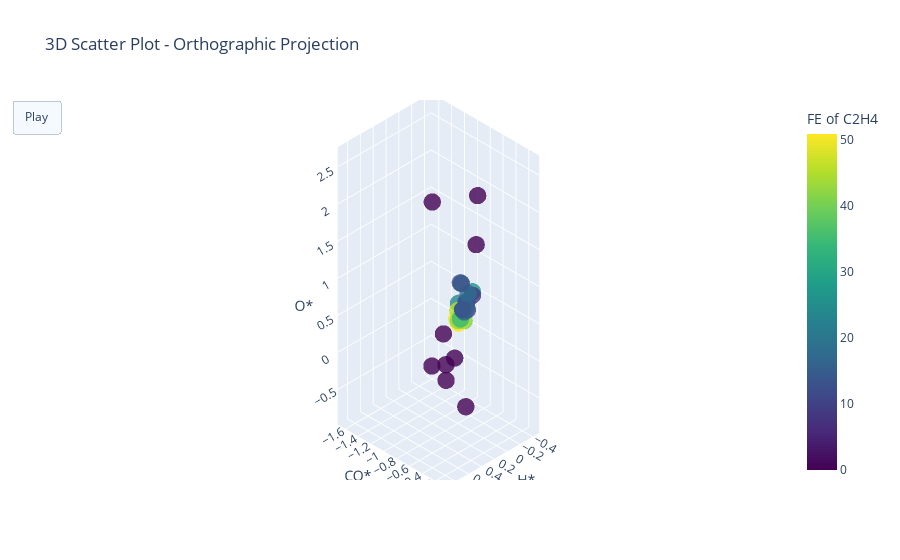

Notebook source saved alongside this figure:
### Code cell
import plotly.graph_objs as go
from plotly.subplots import make_subplots
from math import cos, radians, sin

trace = go.Scatter3d(
    x=df['H*'],  # X-coordinates
    y=df['CO*'],  # Y-coordinates
    z=df['O*'],  # Z-coordinates
    mode='markers',
    marker=dict(
        size=6,
        color=df['C2H4'],  # Assign hue values here
        colorscale='Viridis',  # You can choose any available colorscale
        colorbar=dict(title='FE of C2H4'),
        opacity=0.8
    )
)

# Set up the layout with Orthographic Camera
layout = go.Layout(
    title='3D Scatter Plot - Orthographic Projection',
    scene=dict(
        xaxis=dict(title='H*'),
        yaxis=dict(title='CO*'),
        zaxis=dict(title='O*'),
        camera=dict(
            projection=dict(type='orthographic')
        )
    ),
    updatemenus=[dict(
        type="buttons",
        buttons=[dict(label="Play",
                      method="animate",
                      args=[None])])]
)

# Create frames for the animation
frames = []
for t in range(0, 90, 20):  # Increment in steps of 10 degrees
    frame = go.Frame(
        layout=dict(
            scene_camera=dict(
                eye=dict(x=0, y=cos(radians(t)) , z=-1 + sin(radians(t)))
            )
        )
    )
    frames.append(frame)

# Create and show the figure with animations
fig = go.Figure(data=[trace], layout=layout, frames=frames)
fig.show()

### Figure 1 — Plotly figure (JSON) as saved in the notebook; plotly's stock layout.template omitted (floating-point values rounded to 4 significant figures)
{"data": [{"marker": {"color": [25.5, 0, 0, 0, 0, 0, 0, 0, 0, 0, 40.4, 50.2, 50.9, 50, 39, 23.8, 8.3, 45.1, 44.7, 42.3, 34.6, 13.4, 11.5, 13, 17.8, 9.9, 16.6, 13.5, 16.2, 13.7, 13.4], "colorbar": {"title": {"text": "FE of C2H4"}}, "colorscale": [[0, "#440154"], [0.1111, "#482878"], [0.2222, "#3e4989"], [0.3333, "#31688e"], [0.4444, "#26828e"], [0.5556, "#1f9e89"], [0.6667, "#35b779"], [0.7778, "#6ece58"], [0.8889, "#b5de2b"], [1, "#fde725"]], "opacity": 0.8, "size": 6}, "mode": "markers", "type": "scatter3d", "x": [0.02324, 0.4337, 0.4071, -0.2259, 0.8262, 0.8482, 0.9079, 0.7313, -0.4595, 0.5339, 0.1383, 0.06805, 0.06041, 0.03148, 0.06594, 0.02212, 0.01961, 0.1247, 0.0516, 0.08741, 0.1374, 0.0323, 0.01599, 0.02467, -0.01849, -0.03426, 0.0087, 0.1285, 0.00577, 0.1281, 0.0323], "y": [-0.5569, -0.08745, -0.09095, -1.43, -0.1651, -0.1414, -0.1232, -0.1244, -1.67, -0.1489, -0.5695, -0.7547, -0.7378, -0.7164, -0.6991, -0.7755, -0.5593, -0.6816, -0.6868, -0.7134, -0.6288, -0.7009, -0.6522, -0.6562, -0.6654, -0.693, -0.6663, -0.6233, -0.7014, -0.6392, -0.7009], "z": [0.9365, 2.011, 2.656, 1.584, 0.551, 0.3631, 1.028, 0.6121, -0.8621, -0.1534, 0.5972, 0.4935, 0.4395, 0.5281, 0.5523, 0.6711, 0.8851, 0.6712, 0.5016, 0.5004, 0.5899, 0.627, 0.7393, 0.751, 0.838, 0.5959, 0.6599, 1.067, 0.582, 1.068, 0.627]}], "layout": {"scene": {"camera": {"projection": {"type": "orthographic"}}, "xaxis": {"title": {"text": "H*"}}, "yaxis": {"title": {"text": "CO*"}}, "zaxis": {"title": {"text": "O*"}}}, "title": {"text": "3D Scatter Plot - Orthographic Projection"}, "updatemenus": [{"buttons": [{"args": [null], "label": "Play", "method": "animate"}], "type": "buttons"}]}}
